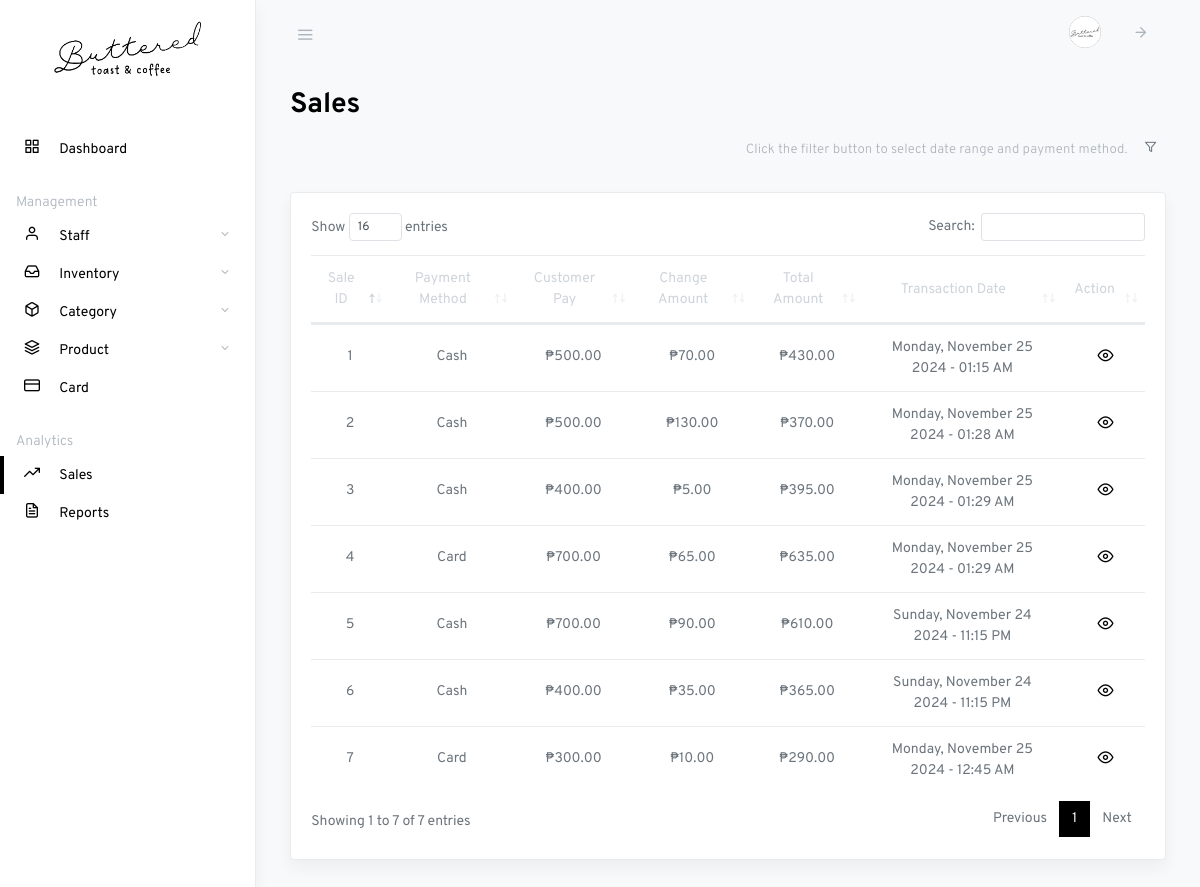
The app's page /owner-sales.php (signed in) with its own data.
### tables this page shows
CREATE TABLE `sales` (
  `sale_id` int(11) NOT NULL,
  `total_amount` decimal(11,2) NOT NULL,
  `customer_pay` decimal(11,2) NOT NULL,
  `change_amount` decimal(11,2) NOT NULL,
  `payment_method` text NOT NULL,
  `queue_no` text NOT NULL,
  `status` int(1) NOT NULL,
  `transaction_date` timestamp(6) NOT NULL DEFAULT current_timestamp(6) ON UPDATE current_timestamp(6)
);

### owner-sales.php (the view, shortened to what this page needs)
<!DOCTYPE html>
<html lang="en">
<head>
    <?php include 'partials/header.php'; ?>
    <link rel="stylesheet" href="css/dataTables.bootstrap4.css">
</head>
<body class="vertical  light">
    <div class="wrapper">
        <?php include 'partials/owner-navbar.php'; ?>
        <main role="main" class="main-content">
            <div class="container-fluid">
                <div class="row justify-content-center">
                    <div class="col-12">
                        <h2 class="page-title">Sales</h2>
                        <div class="row align-items-center my-2">
                            <div class="col-auto ml-auto">
                                <form class="form-inline">
                                    <div class="form-group">
                                        <div class="px-2 py-2 text-muted">
                                            <span class="small" id="filterMessage">
                                                Click the filter button to select date range and payment method.</span>
                                        </div>
                                    </div>
                                    <div class="form-group">
                                        <button type="button" class="btn btn-sm" data-toggle="modal"
                                            data-target="#filterModal">
                                            <i class="fe fe-filter"></i></button>
                                    </div>
                                </form>
                            </div>
                        </div>
                        <div class="row my-4">
                            <div class="col-md-12">
                                <div class="card shadow">
                                    <div class="card-body">
                                        <table class="table datatables" id="dataTable-1">
                                            <thead>
                                                <tr class="text-center">
                                                    <th>Sale ID</th>
                                                    <th>Payment Method</th>
                                                    <th>Customer Pay</th>
                                                    <th>Change Amount</th>
                                                    <th>Total Amount</th>
                                                    <th>Transaction Date</th>
                                                    <th>Action</th>
                                                </tr>
                                            </thead>
                                            <tbody>
                                                <?php
                                                $sql1 = "SELECT * FROM sales";
                                                $r = mysqli_query($link, $sql1);
                                                if ($r->num_rows > 0) {
                                                    while ($row1 = mysqli_fetch_assoc($r)) {
                                                        ?>
                                                        <tr class="text-center">
                                                            <td>
                                                                <p class="fw-normal mb-1">
                                                                    <?php echo $row1['sale_id']; ?>
                                                                </p>
                                                            </td>
                                                            <td>
                                                                <p class="fw-normal mb-1">
                                                                    <?php echo $row1['payment_method']; ?>
                                                                </p>
                                                            </td>
                                                            <td>
                                                                <p class="fw-normal mb-1">
                                                                    ₱<?php echo number_format($row1['customer_pay'], 2); ?>
                                                                </p>
                                                            </td>
                                                            <td>
                                                                <p class="fw-normal mb-1">
                                                                    ₱<?php echo number_format($row1['change_amount'], 2); ?>
                                                                </p>
                                                            </td>
                                                            <td>
                                                                <p class="fw-normal mb-1">
                                                                    ₱<?php echo number_format($row1['total_amount'], 2); ?>
                                                                </p>
                                                            </td>
                                                            <td>
                                                                <?php
                                                                $formattedDate = date("l, F j Y - h:i A", strtotime($row1["transaction_date"]));
                                                                ?>
                                                                <span
                                                                    class="formatted-date"><?php echo $formattedDate; ?></span>
                                                            </td>
                                                            <td>
                                                                <div class="d-inline">
                                                                    <a class="ml-1 action-icon" href="#" data-toggle="modal"
                                                                        type="button"
                                                                        data-target="#view-sales-items-<?php echo $row1['sale_id'] ?>">
                                                                        <i class="fe fe-eye fe-16"></i>
                                                                    </a>
                                                                </div>
                                                            </td>
                                                        </tr>
                                                        <?php
                                                    }
                                                }
                                                ?>
                                            </tbody>
                                        </table>
                                    </div>
                                </div>
                            </div>
                        </div>
                    </div>
                </div>
            </div>
        </main>
    </div>
</body>
</html>

### css/feather.css (style rules this page uses)
.fe { font-family: "feather" !important; speak: none; font-style: normal; font-weight: normal; font-variant: normal; text-transform: none; line-height: 1; -webkit-font-smoothing: antialiased; -moz-osx-font-smoothing: grayscale; }
.fe-16 { font-size: 16px; }
.fe-eye:before { content: ""; }
.fe-filter:before { content: ""; }

### partials/header.php (style rules this page uses)
.action-icon { color: #000; }
.page-title, .card-title { color: #000; }

### records on screen
sales: sale_id "1", payment_method "Cash", customer_pay "500.00", change_amount "70.00", total_amount "430.00", transaction_date "Monday, November 25 2024 - 01:15 AM"
sales: sale_id "2", payment_method "Cash", customer_pay "500.00", change_amount "130.00", total_amount "370.00", transaction_date "Monday, November 25 2024 - 01:28 AM"
sales: sale_id "3", payment_method "Cash", customer_pay "400.00", change_amount "5.00", total_amount "395.00", transaction_date "Monday, November 25 2024 - 01:29 AM"
sales: sale_id "4", payment_method "Card", customer_pay "700.00", change_amount "65.00", total_amount "635.00", transaction_date "Monday, November 25 2024 - 01:29 AM"
sales: sale_id "5", payment_method "Cash", customer_pay "700.00", change_amount "90.00", total_amount "610.00", transaction_date "Sunday, November 24 2024 - 11:15 PM"
sales: sale_id "6", payment_method "Cash", customer_pay "400.00", change_amount "35.00", total_amount "365.00", transaction_date "Sunday, November 24 2024 - 11:15 PM"
sales: sale_id "7", payment_method "Card", customer_pay "300.00", change_amount "10.00", total_amount "290.00", transaction_date "Monday, November 25 2024 - 12:45 AM"
